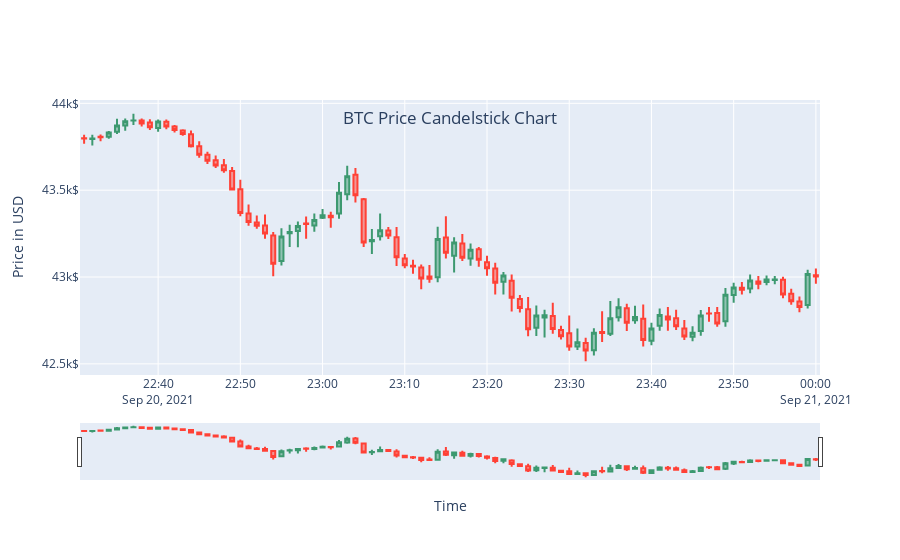

Notebook code cell kept with this figure:
### Markdown cell above
#### Investment Tips 2
During the time interval 22:40 to 22:50, there is a series of downward red candle, which represent **Oversold.** Theoratically, the price would go up followed by a Oversold interval

**Oversold** means it's trading below what would be a typical or average trading range(sometimes the investors also call it as true value). Normally, oversold draw buyers in the market.

### Code cell
%matplotlib inline
btc_candle=c_chart(btc1[-90:], label="BTC Price")
btc_candle.show()
